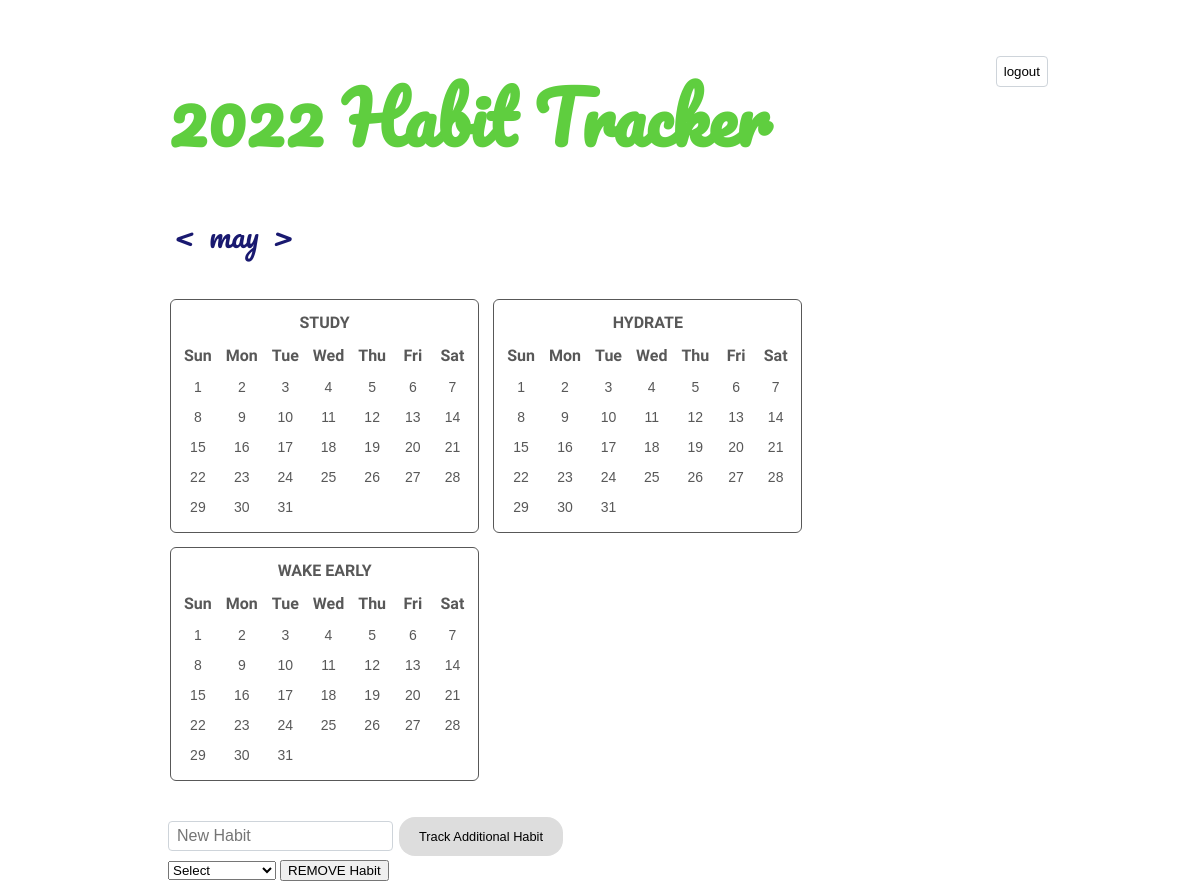
Page /home (signed in) on the committed database.
### tables this page shows
CREATE TABLE habit (id INTEGER, user_id INTEGER, name TEXT, active_for TEXT, PRIMARY KEY(id));

CREATE TABLE calendar (id INTEGER, month INTEGER, week INTEGER, day INTEGER, name text, PRIMARY KEY(id));

### app.py (the view)
@app.route("/home")
@login_required
def home():
    user = session.get("user_id")
    cur_month = datetime.now().month
    month_name = db.execute("SELECT name FROM calendar WHERE month = ? GROUP BY name", cur_month)[0]["name"]
    month_num = db.execute("SELECT month FROM calendar WHERE month = ? GROUP BY month", cur_month)[0]["month"]
    week1 = db.execute("SELECT * FROM calendar WHERE month = ? AND week = 1", cur_month)
    week2 = db.execute("SELECT * FROM calendar WHERE month = ? AND week = 2", cur_month)
    week3 = db.execute("SELECT * FROM calendar WHERE month = ? AND week = 3", cur_month)
    week4 = db.execute("SELECT * FROM calendar WHERE month = ? AND week = 4", cur_month)
    week5 = db.execute("SELECT * FROM calendar WHERE month = ? AND week = 5", cur_month)
    week6 = db.execute("SELECT * FROM calendar WHERE month = ? AND week = 6", cur_month)
    cur_month_formatted = "%,"+str(cur_month)+",%"
    habits = db.execute("SELECT * FROM habit WHERE user_id = ? AND active_for LIKE ?", user, cur_month_formatted)
    tracks_dict = db.execute("SELECT * FROM track WHERE user_id = ? AND done = 1", user)
    tracks = []
    for track in tracks_dict:
        tracks.append(str(track["date_id"])+str(track["habit_id"]))
    return render_template("layout.html", month_name=month_name, month_num=month_num, week1=week1, week2=week2,
    week3=week3, week4=week4, week5=week5, week6=week6, habits=habits, tracks=tracks)

### app.py (called while the page is built)
def login_required(f):
    @wraps(f)
    def decorated_function(*args, **kwargs):
        if session.get("user_id") is None:
            return redirect("/")
        return f(*args, **kwargs)
    return decorated_function

### templates/layout.html (shortened to what this page needs)
<!DOCTYPE html>
<html lang="en">
    <head>
        <link href="/static/styles.css" rel="stylesheet">
    </head>
    <form action="/logout" method="post">
        <button class="logout">logout</button>
    </form>
    <body>
        <a style="text-decoration:none" href="/home"><h1>2022 Habit Tracker</h1></a>
        <div class="month">
            <form action="/new_month" method="post">
                {% if month_num != 1%}
                <button name="new_month" value="backtrack" type="submit"> < </button>
                {% endif %}
                <p>{{ month_name }}</p>
                {% if month_num != 12%}
                <button name="new_month" value="forward" type="submit"> > </button>
                {% endif %}
            </form>
        </div>
        <div class="row-main">
            {% for habit in habits %}
            {% set hid = habit["id"] %}
            <div class="habits">
                <table>
                <thead>
                    <tr>
                        <th colspan=7> {{ habit["name"] }} </th>
                    </tr>
                    <tr>
                        <th>Sun</th>
                        <th>Mon</th>
                        <th>Tue</th>
                        <th>Wed</th>
                        <th>Thu</th>
                        <th>Fri</th>
                        <th>Sat</th>
                    </tr>
                </thead>
                <tbody>
                    <tr>
                    {% for day in week1 %}
                        {% set x = day["id"] ~ hid %}
                        {% if x in tracks %}
                        <form action="/un_track" method="post">
                            <td><button class="on" type='submit' value='{{ day["day"] }}'> {{ day["day"] }}</button></td>
                            <input type="hidden" name="h_id" value='{{ hid }}'>
                            <input type="hidden" name="d_id" value='{{ day["id"] }}'>
                        </form>
                        {% elif day["day"] != "" %}
                        <form action="track" method="post">
                            <td><button type='submit' value='{{ day["day"] }}'>{{ day["day"] }}</button></td>
                        </form>
                        {% else %}
                            <td>{{ day["day"] }}</td>
                        {% endif %}
                    {% endfor %}
                    </tr>
                    <tr>
                    {% for day in week2 %}
                        {% set x = day["id"] ~ hid %}
                        {% if x in tracks %}
                        <form action="/un_track" method="post">
                            <td><button class="on" type='submit' value='{{ day["day"] }}'> {{ day["day"] }}</button></td>
                            <input type="hidden" name="h_id" value='{{ hid }}'>
                            <input type="hidden" name="d_id" value='{{ day["id"] }}'>
                        </form>
                        {% else %}
                        <form action="track" method="post">
                            <td><button type='submit' value='{{ day["day"] }}'>{{ day["day"] }}</button></td>
                        </form>
                        {% endif %}
                    {% endfor %}
                    </tr>
                    <tr>
                    {% for day in week3 %}
                        {% set x = day["id"] ~ hid %}
                        {% if x in tracks %}
                        <form action="/un_track" method="post">
                            <td><button class="on" type='submit' value='{{ day["day"] }}'> {{ day["day"] }}</button></td>
                            <input type="hidden" name="h_id" value='{{ hid }}'>
                            <input type="hidden" name="d_id" value='{{ day["id"] }}'>
                        </form>
                        {% else %}
                        <form action="track" method="post">
                            <td><button type='submit' value='{{ day["day"] }}'>{{ day["day"] }}</button></td>
                        </form>
                        {% endif %}
                    {% endfor %}
                    </tr>
                    <tr>
                    {% for day in week4 %}
                        {% set x = day["id"] ~ hid %}
                        {% if x in tracks %}
                        <form action="/un_track" method="post">
                            <td><button class="on" type='submit' value='{{ day["day"] }}'> {{ day["day"] }}</button></td>
                            <input type="hidden" name="h_id" value='{{ hid }}'>
                            <input type="hidden" name="d_id" value='{{ day["id"] }}'>
                        </form>
                        {% else %}
                        <form action="track" method="post">
                            <td><button type='submit' value='{{ day["day"] }}'>{{ day["day"] }}</button></td>
                        </form>
                        {% endif %}
                    {% endfor %}
                    </tr>
                    <tr>
                    {% for day in week5 %}
                        {% set x = day["id"] ~ hid %}
                        {% if x in tracks %}
                        <form action="/un_track" method="post">
                            <td><button class="on" type='submit' value='{{ day["day"] }}'> {{ day["day"] }}</button></td>
                            <input type="hidden" name="h_id" value='{{ hid }}'>
                            <input type="hidden" name="d_id" value='{{ day["id"] }}'>
                        </form>
                        {% else %}
                        <form action="track" method="post">
                            <td><button type='submit' value='{{ day["day"] }}'>{{ day["day"] }}</button></td>
                        </form>
                        {% endif %}
                    {% endfor %}
                    </tr>
                    <tr>
                    {% for day in week6 %}
                        {% set x = day["id"] ~ hid %}
                        {% if x in tracks %}
                        <form action="/un_track" method="post">
                            <td><button class="on" type='submit' value='{{ day["day"] }}'> {{ day["day"] }}</button></td>
                            <input type="hidden" name="h_id" value='{{ hid }}'>
                            <input type="hidden" name="d_id" value='{{ day["id"] }}'>
                        </form>
                        {%  elif day["day"] != "" %}
                        <form action="track" method="post">
                            <td><button type='submit' value='{{ day["day"] }}'>{{ day["day"] }}</button></td>
                            <input type="hidden" name="h_id" value='{{ hid }}'>
                            <input type="hidden" name="d_id" value='{{ day["id"] }}'>
                        </form>
                        {% else %}
                            <td>{{ day["day"] }}</td>
                        {% endif %}
                    {% endfor %}
                    </tr>
                </tbody>
                </table>
            </div>
            {% endfor %}
        </div>
        <form action="/habit_track" method="POST">
            <div class ="new_habit">
                <input required autocomplete="off" class="form-control mx-auto w-auto" name="habit" placeholder="New Habit" type="text">
                <button type="submit">Track Additional Habit</button>
            </div>
        </form>
        <form action="/habit_remove" method="POST">
            <div class ="remove_habit">
                <select name ="removal">
                    <option disabled selected value="">Select</option>
                </select>
                <button type="submit">REMOVE Habit</button>
            </div>
        </form>
    </body>
</html>

### static/styles.css (style rules this page uses)
body { background-image: URL("https://images.unsplash.com/photo-1623551729703-27dde0ab431d?ixlib=rb-1.2.1&ixid=MnwxMjA3fDB8MHxwaG90by1wYWdlfHx8fGVufDB8fHx8&auto=format&fit=crop&w=1470&q=80"); padding-top: 3em; padding-left: 10em; padding-right:9em; color: #5fce3f; }
h1 { font-family: 'Pacifico', cursive; color: #5fce3f; font-size: 70px; margin:0; padding:0; }
.month { color: #191970; font-family: 'Pacifico', cursive; font-size: 30px; padding:0; }
.month form { display:inline-block; text-decoration: none; color: #191970; font-family: 'Pacifico', cursive; font-size: 30px; }
.month button { display:inline-block; text-decoration: none; color: #191970; font-family: 'Pacifico', cursive; font-size: 30px; background-color: transparent; border: none; }
.month p { display:inline-block; }
.row-main { display: flex; flex-wrap: wrap; margin-left:-5px; margin-right:0; }
.habits { padding-top: 25px; padding: 7px; position:relative; }
.habits table { background: white; color: black; opacity: 0.65; padding:5px; border-collapse:separate; border:solid black 1px; border-radius:6px; }
.habits thead { text-align:center; background: white; }
.habits thead th { padding:6px; font-family: 'Gloria Hallelujah', cursive; font-size: 16px; }
.habits tbody td { text-align:center; background: white; }
.habits td:first-child, th:first-child { border-left: none; }
.habits button:not(.on) { display:inline-block; text-decoration: none; background-color: transparent; border: none; border-radius:12px; padding-left:10px; padding-right:10px; padding-top:5px; padding-bottom:5px; font-size: 14px; }
.new_habit { padding-top: 25px; }
.new_habit button { background-color: #ddd; border: none; color: black; padding: 10px 20px; text-align: center; text-decoration: none; display: inline-block; margin: 4px 2px; cursor: pointer; border-radius: 16px; font-size: .8rem; font-weight: 400; line-height: 1.5; }
.form-control { padding: 0.1rem 0.5rem; font-size: 1rem; font-weight: 400; line-height: 1.5; color: #212529; background-color: #fff; background-clip: padding-box; border: 1px solid #ced4da; border-radius: 0.25rem; transition: border-color .15s ease-in-out,box-shadow .15s ease-in-out; }
.logout { background-color: transparent; border: 1px solid #ced4da; border-radius: 0.25rem; padding:7px; cursor:pointer; float: right; }

### rows in the picture
habit: name "STUDY"
calendar: day "1"
calendar: day "2"
calendar: day "3"
calendar: day "4"
calendar: day "5"
calendar: day "6"
calendar: day "7"
calendar: day "8"
calendar: day "9"
calendar: day "10"
calendar: day "11"
calendar: day "12"
calendar: day "13"
calendar: day "14"
calendar: day "15"
calendar: day "16"
calendar: day "17"
calendar: day "18"
calendar: day "19"
calendar: day "20"
calendar: day "21"
calendar: day "22"
calendar: day "23"
calendar: day "24"
calendar: day "25"
calendar: day "26"
calendar: day "27"
calendar: day "28"
calendar: day "29"
calendar: day "30"
calendar: day "31"
habit: name "HYDRATE"
habit: name "WAKE EARLY"

### other values in the picture
{{ month_name }} "may"
